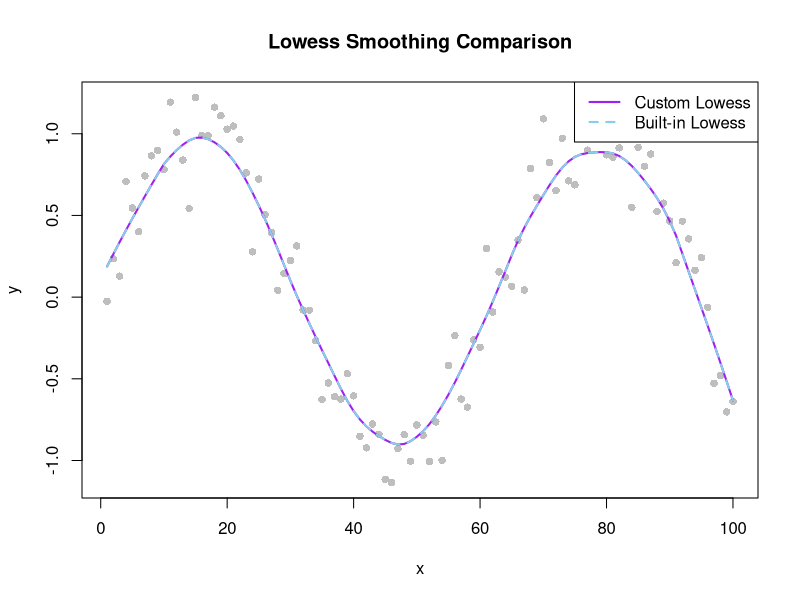

Source code (R):
## ---- chunk 1
set.seed(1)
x <- c(1:100)
y <- sin(x/10) + rnorm(length(x), mean = 0, sd = 0.2)
## ---- chunk 2
customLowess <- function(x, y, f) {
  #Span
  #n: number of obs
  #k: number of closest neighbors
  
  n <- length(x)
  k <- ceiling(f*n)
  
  smooth_val <- numeric(n)
  
  for (i in x) {
    #compute weights
    #absolute distance
    dist <- abs(x - x[i])
    
    #Dmax
    nearest <- order(dist)[1:k]
    dmax <- max(dist[nearest])
    
    #wj
    weights <- (1 - (dist[nearest]/dmax)^3)^3
    
    #Weighted Regression
    X <-  cbind(1, x[nearest])
    W <-  diag(weights)
    Y <- y[nearest]
    
    #estimate for beta
    beta <- solve(t(X) %*% W %*% X) %*% t(X) %*% W %*% Y
    
    #smoothe value
    smooth_val[i] <- beta[1] + beta[2] * x[i]
    
  }
  
  return(smooth_val)
  
}
## ---- chunk 3
#Function value 
#span - 0.2

f <- 0.2
funct_smooth_val <- customLowess(x, y, f)
funct_smooth_val
## ---- chunk 4
R_smooth_val <- lowess(x, y, f=0.2, iter = 0)
R_smooth_val
## ---- chunk 5
plot(x, y, main = "Lowess Smoothing Comparison", xlab = "x", ylab = "y", col = "gray", pch = 16)

lines(x, funct_smooth_val, col = "purple", lwd = 2, lty = 1, type = "l", label = "Custom Lowess")

lines(R_smooth_val, col = "skyblue", lwd = 2, lty = 2, type = "l", label = "Built-in Lowess")
legend("topright", legend = c("Custom Lowess", "Built-in Lowess"), col = c("purple", "skyblue"), lty = c(1, 2), lwd = 2)
